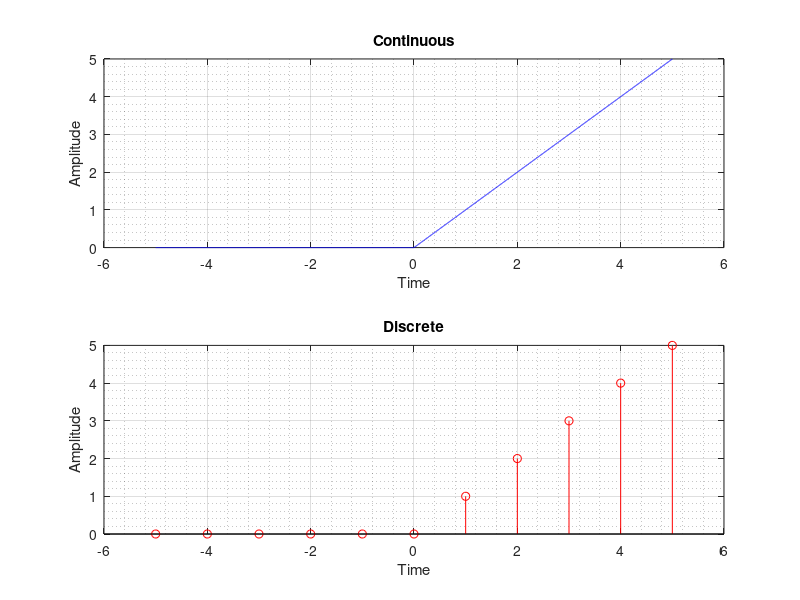

This chart was generated by the following MATLAB code:
% Program to generate signal of unit ramp function
clc; clear all;

% UNIT RAMP FUNCTION - (slope 1, starting at 0)
%   R[x] = x    x >= 0
%        = 0    x < 0
% OR    R[x] = max { x , 0 }

x = -5:0.001:5;
f = x;
f(x < 0) = 0;

figure('Name','Unit Ramp','NumberTitle','off','Color','w')
subplot(2,1,1);
plot(x,f,'b'),grid on, grid minor
title('Continuous')
xlabel('Time')
ylabel('Amplitude')

y = -5:5;
fn = [0, 0, 0, 0, 0, 0, 1, 2, 3, 4, 5];

subplot(2,1,2);
stem(y,fn,'r'),grid on, grid minor
title('Discrete')
xlabel('Time')
ylabel('Amplitude')

print('-clipboard','-dbitmap')

% << + >>
% R[x] = ( x + abs(x) ) / 2
% R[x] = xH[x] : unit step multiplied by a straight line with unity gradient
% R[x] = H[x]*H[x] : convolution of unit step with itself
% R[x] = minus-infinity to x integral of unit step
% R[x] = <x> : Macaulay brackets